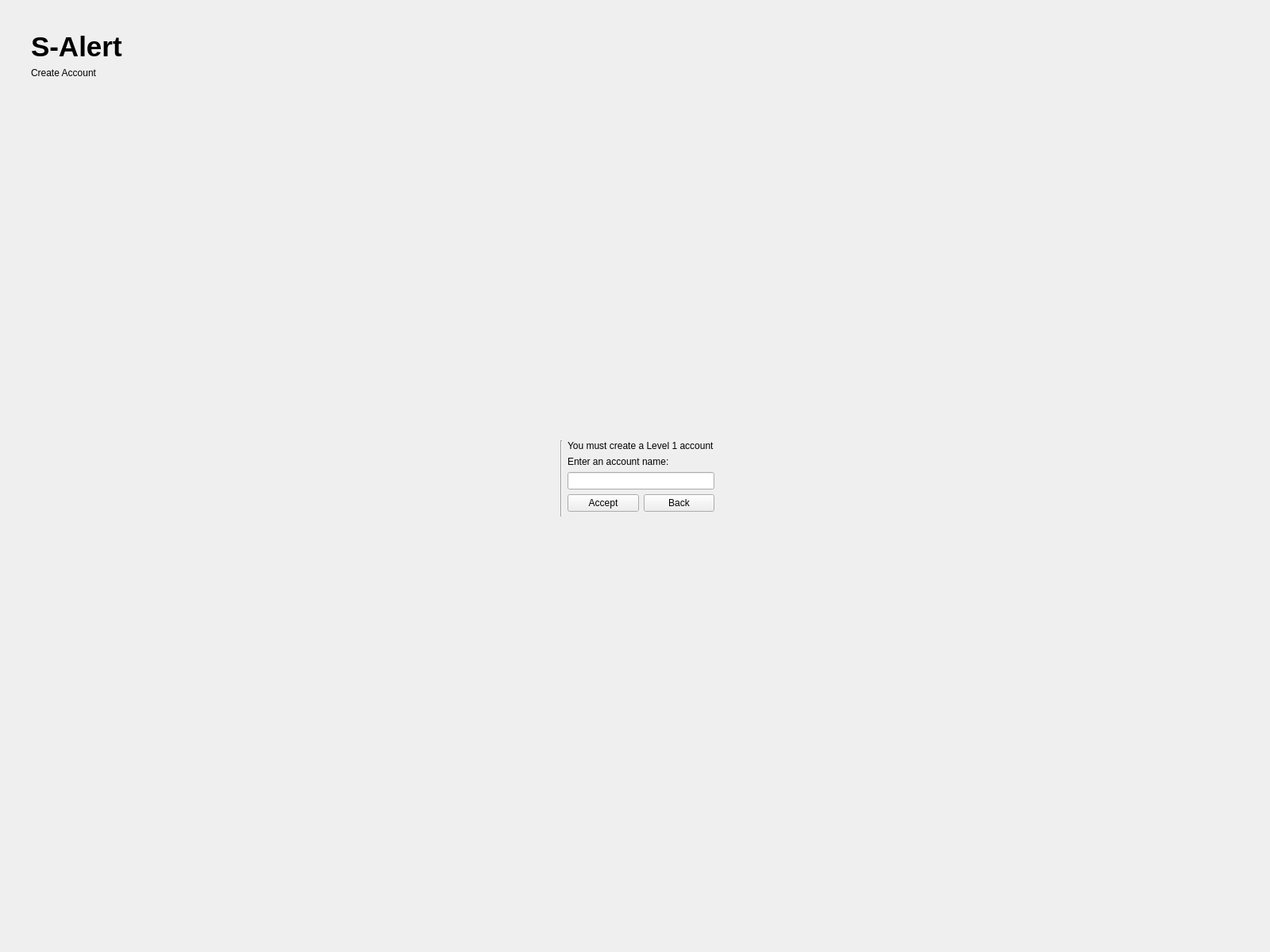
<?xml version="1.0" encoding="UTF-8"?>
<ui version="4.0">
 <class>StartPage</class>
 <widget class="QWidget" name="StartPage">
  <property name="geometry">
   <rect>
    <x>0</x>
    <y>0</y>
    <width>1600</width>
    <height>1200</height>
   </rect>
  </property>
  <property name="windowTitle">
   <string>Form</string>
  </property>
  <widget class="QWidget" name="gridLayoutWidget">
   <property name="geometry">
    <rect>
     <x>-1</x>
     <y>-1</y>
     <width>1601</width>
     <height>1201</height>
    </rect>
   </property>
   <layout class="QGridLayout" name="grid">
    <item row="3" column="4">
     <spacer name="hspace_r">
      <property name="orientation">
       <enum>Qt::Horizontal</enum>
      </property>
      <property name="sizeHint" stdset="0">
       <size>
        <width>40</width>
        <height>20</height>
       </size>
      </property>
     </spacer>
    </item>
    <item row="1" column="1" rowspan="5">
     <widget class="Line" name="line">
      <property name="orientation">
       <enum>Qt::Vertical</enum>
      </property>
     </widget>
    </item>
    <item row="4" column="2">
     <widget class="QPushButton" name="button_accept">
      <property name="sizePolicy">
       <sizepolicy hsizetype="Minimum" vsizetype="Fixed">
        <horstretch>0</horstretch>
        <verstretch>0</verstretch>
       </sizepolicy>
      </property>
      <property name="text">
       <string>Accept</string>
      </property>
     </widget>
    </item>
    <item row="0" column="0">
     <layout class="QHBoxLayout" name="h_title">
      <item>
       <spacer name="hspace_l_title">
        <property name="orientation">
         <enum>Qt::Horizontal</enum>
        </property>
        <property name="sizeType">
         <enum>QSizePolicy::Fixed</enum>
        </property>
        <property name="sizeHint" stdset="0">
         <size>
          <width>40</width>
          <height>20</height>
         </size>
        </property>
       </spacer>
      </item>
      <item>
       <layout class="QVBoxLayout" name="v_title">
        <item>
         <spacer name="vspace_t_title">
          <property name="orientation">
           <enum>Qt::Vertical</enum>
          </property>
          <property name="sizeType">
           <enum>QSizePolicy::Fixed</enum>
          </property>
          <property name="sizeHint" stdset="0">
           <size>
            <width>20</width>
            <height>40</height>
           </size>
          </property>
         </spacer>
        </item>
        <item>
         <widget class="QLabel" name="text_title_title">
          <property name="font">
           <font>
            <pointsize>26</pointsize>
            <weight>75</weight>
            <bold>true</bold>
           </font>
          </property>
          <property name="text">
           <string>S-Alert</string>
          </property>
         </widget>
        </item>
        <item>
         <widget class="QLabel" name="text_login_title">
          <property name="text">
           <string>Create Account</string>
          </property>
         </widget>
        </item>
        <item>
         <spacer name="vspace_b_title">
          <property name="orientation">
           <enum>Qt::Vertical</enum>
          </property>
          <property name="sizeType">
           <enum>QSizePolicy::Expanding</enum>
          </property>
          <property name="sizeHint" stdset="0">
           <size>
            <width>20</width>
            <height>40</height>
           </size>
          </property>
         </spacer>
        </item>
       </layout>
      </item>
      <item>
       <spacer name="hspace_r_title">
        <property name="orientation">
         <enum>Qt::Horizontal</enum>
        </property>
        <property name="sizeHint" stdset="0">
         <size>
          <width>40</width>
          <height>20</height>
         </size>
        </property>
       </spacer>
      </item>
     </layout>
    </item>
    <item row="6" column="2">
     <spacer name="vspace_b">
      <property name="orientation">
       <enum>Qt::Vertical</enum>
      </property>
      <property name="sizeHint" stdset="0">
       <size>
        <width>20</width>
        <height>100</height>
       </size>
      </property>
     </spacer>
    </item>
    <item row="3" column="0">
     <spacer name="hspace_l">
      <property name="orientation">
       <enum>Qt::Horizontal</enum>
      </property>
      <property name="sizeHint" stdset="0">
       <size>
        <width>40</width>
        <height>20</height>
       </size>
      </property>
     </spacer>
    </item>
    <item row="0" column="2">
     <spacer name="vspace_t">
      <property name="orientation">
       <enum>Qt::Vertical</enum>
      </property>
      <property name="sizeHint" stdset="0">
       <size>
        <width>20</width>
        <height>100</height>
       </size>
      </property>
     </spacer>
    </item>
    <item row="3" column="2" colspan="2">
     <widget class="QLineEdit" name="textbox_enter"/>
    </item>
    <item row="2" column="2" colspan="2">
     <widget class="QLabel" name="text_account">
      <property name="text">
       <string>Enter an account name:</string>
      </property>
     </widget>
    </item>
    <item row="1" column="2" colspan="2">
     <widget class="QLabel" name="text_create">
      <property name="text">
       <string>You must create a Level 1 account</string>
      </property>
     </widget>
    </item>
    <item row="4" column="3">
     <widget class="QPushButton" name="button_back">
      <property name="text">
       <string>Back</string>
      </property>
     </widget>
    </item>
   </layout>
  </widget>
 </widget>
 <resources/>
 <connections/>
</ui>
